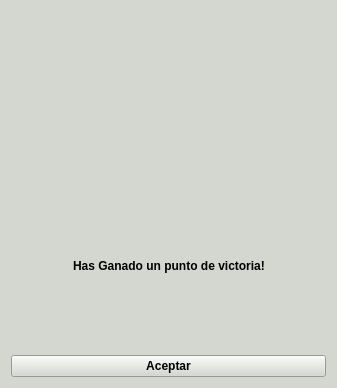
<?xml version="1.0" encoding="UTF-8"?>
<ui version="4.0">
 <class>DialogPuntoVictoria</class>
 <widget class="QDialog" name="DialogPuntoVictoria">
  <property name="geometry">
   <rect>
    <x>0</x>
    <y>0</y>
    <width>337</width>
    <height>388</height>
   </rect>
  </property>
  <property name="windowTitle">
   <string>Punto Victoria</string>
  </property>
  <property name="styleSheet">
   <string notr="true">background-color: #D3D7CF;
font-weight: bold;</string>
  </property>
  <property name="modal">
   <bool>true</bool>
  </property>
  <layout class="QVBoxLayout" name="verticalLayout">
   <item>
    <layout class="QHBoxLayout" name="horizontalLayout">
     <item>
      <widget class="QLabel" name="label_carta">
       <property name="maximumSize">
        <size>
         <width>121</width>
         <height>181</height>
        </size>
       </property>
       <property name="text">
        <string/>
       </property>
       <property name="pixmap">
        <pixmap>sprites/Desarrollo/victoria_1.png</pixmap>
       </property>
       <property name="scaledContents">
        <bool>true</bool>
       </property>
      </widget>
     </item>
    </layout>
   </item>
   <item>
    <layout class="QHBoxLayout" name="horizontalLayout_2">
     <item>
      <spacer name="horizontalSpacer">
       <property name="orientation">
        <enum>Qt::Horizontal</enum>
       </property>
       <property name="sizeHint" stdset="0">
        <size>
         <width>40</width>
         <height>20</height>
        </size>
       </property>
      </spacer>
     </item>
     <item>
      <widget class="QLabel" name="label_2">
       <property name="text">
        <string>Has Ganado un punto de victoria!</string>
       </property>
      </widget>
     </item>
     <item>
      <spacer name="horizontalSpacer_2">
       <property name="orientation">
        <enum>Qt::Horizontal</enum>
       </property>
       <property name="sizeHint" stdset="0">
        <size>
         <width>40</width>
         <height>20</height>
        </size>
       </property>
      </spacer>
     </item>
    </layout>
   </item>
   <item>
    <layout class="QVBoxLayout" name="verticalLayout_2">
     <item>
      <widget class="QPushButton" name="pushButton">
       <property name="text">
        <string>Aceptar</string>
       </property>
       <property name="autoDefault">
        <bool>false</bool>
       </property>
       <property name="default">
        <bool>false</bool>
       </property>
       <property name="flat">
        <bool>false</bool>
       </property>
      </widget>
     </item>
    </layout>
   </item>
  </layout>
 </widget>
 <resources/>
 <connections>
  <connection>
   <sender>pushButton</sender>
   <signal>clicked()</signal>
   <receiver>DialogPuntoVictoria</receiver>
   <slot>accept()</slot>
   <hints>
    <hint type="sourcelabel">
     <x>94</x>
     <y>287</y>
    </hint>
    <hint type="destinationlabel">
     <x>94</x>
     <y>162</y>
    </hint>
   </hints>
  </connection>
 </connections>
 <slots>
  <slot>boton_aceptar()</slot>
 </slots>
</ui>
